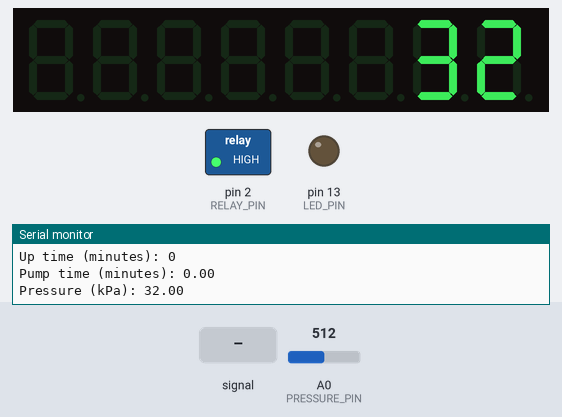
A sketch run on a simulated Arduino Uno, built with avr-gcc and run on an emulated ATmega328P. Parts: 8-digit seven-segment display, switched loads named in the sketch (green lamp = pin HIGH), output pins drawn as LEDs (lit = HIGH), the last lines printed to the serial monitor. Wiring (inferred from the names in the program): MAX7219 LED driver: data pin 3; clock pin 5; CS pin 4. The test bench sets the inputs (shaded band); at power-on: A0 (PRESSURE_PIN) = 512. Pins used as bus, display or sensor lines are not drawn.

Above: at 0.9 s.
2.0 s: A0 (PRESSURE_PIN) fed a 2 Hz sine of ±306 counts around its level
At 3.7 s:
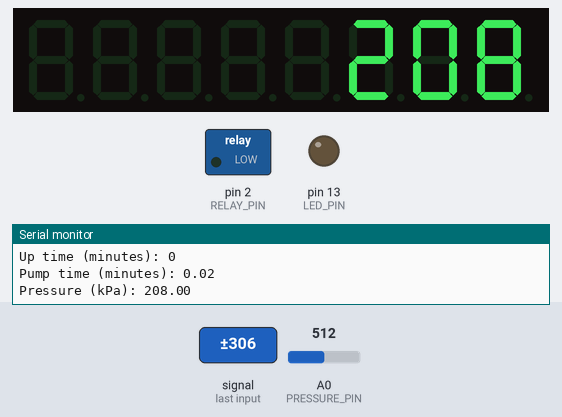
3.9 s: A0 (PRESSURE_PIN) set to 900
At 6.3 s:
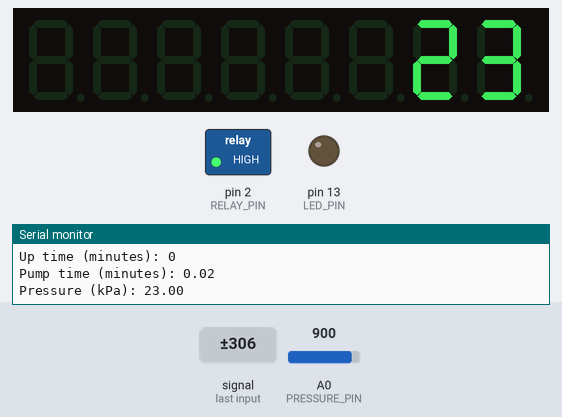
6.6 s: A0 (PRESSURE_PIN) set to 930
At 7.1 s:
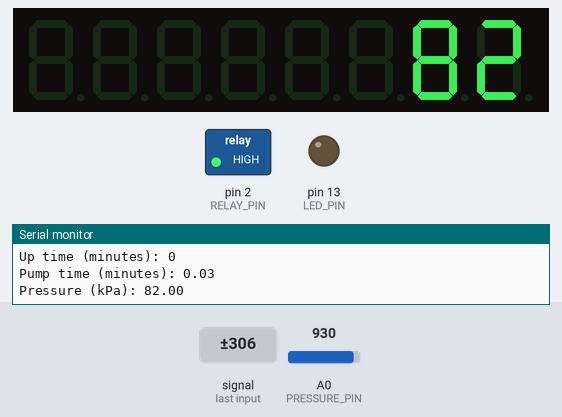
8.2 s: A0 (PRESSURE_PIN) set to 957
At 9.4 s:
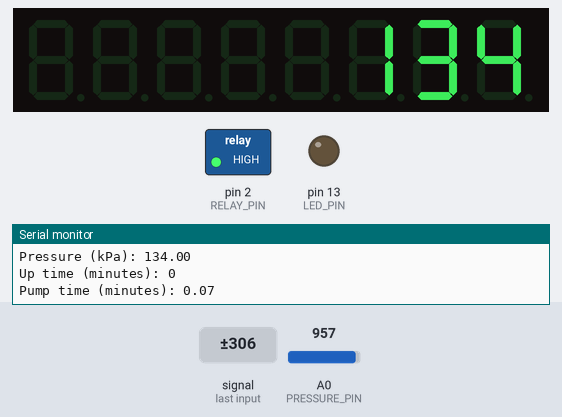
9.7 s: A0 (PRESSURE_PIN) set to 511
At 10.6 s:
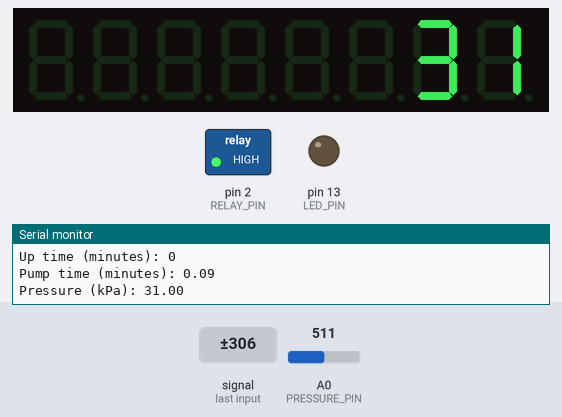
Timing chart, 0 to 12.2 s (numbered marks = the images above; inputs shaded):
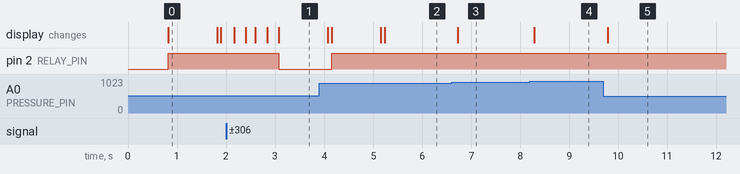

The sketch:

main.ino
```cpp
// (licence header left out)
// Display pins.
#define MAX7219DIN 3
#define MAX7219CS 4
#define MAX7219CLK 5

// Display parameters.
#define DISPLAY_BRIGHTNESS 15

// Pin numbers.
#define PRESSURE_PIN 0
#define RELAY_PIN 2
#define LED_PIN 13

// Pressures.
#define MAX_PRESSURE 200 //kPa
#define RANGE 30 // kPa
#define MIN_PRESSURE MAX_PRESSURE - RANGE
#define ABS_MAX_PRESSURE 300 // kPa

// Max pump running time.
#define MAX_PUMP_TIME 2 // Minutes

// Alarm consts.
#define MAX_PUMP_TIME_ALARM 1
#define ABS_MAX_PRESSURE_ALARM 2
#define ALARM_PULSE 1000  // milliseconds
#define ALARM_PERIOD 5000 // milliseconds

// Misc consts.
#define NO_OF_READINGS 500
#define RELAY_DELAY 1000 // milliseconds

// Forward declations
int median(byte*, unsigned int);
void bubbleSort(byte*, int);
int adjust(float);

// relay controls the relay with a delay.
void relay(int level) {
  digitalWrite(RELAY_PIN, level);
  delay(RELAY_DELAY);
}

// flashes produce n flashes of p millisecond pulse period
void flash(int n, int p) {
  while (n > 0) {
    digitalWrite(LED_PIN,HIGH);
    delay(p/2);
    digitalWrite(LED_PIN,LOW);
    delay(p/2);
    n--;
  }
}

unsigned long startPumpTime = 0; // Global to track pump start time.
void startPumpTimer(){
  startPumpTime = millis();
}

// getPumpTime returns the pump time in minutes.
float getPumpTime(){
  unsigned long now = millis();
  if (now < startPumpTime) {
    startPumpTime = 0;
    Serial.println("Time rolled over!");
  }
  return float(now-startPumpTime)/(1000.0*60.0);
}

int adjust(float p){
  if( p < 0 ){
    return 0;
  }
  return int(p);
}

bool pumpOn = false; // Glbal to track pump state.
int alarmCount = 0; // Global to track alarm state entries.

void setPumpState(bool state) {
  if (state) {
    relay(HIGH);
    pumpOn = true;
    startPumpTimer();
    Serial.println("Pump turned ON.");
  } else {
    relay(LOW);
    pumpOn = false;
    Serial.println("Pump turned OFF.");
  }
}


// This will put arduino into an alarm state i.e. something
// went wrong.
void alarmed(int flashes) {
  unsigned long alarmStartTime = millis();
  alarmCount++; // Increment the alarm state counter.

  // Log that the system has entered the alarm state.
  Serial.print("Entering alarm state. Count: ");
  Serial.println(alarmCount);

  // Ensure pump is off for safety.
  setPumpState(false);

  // Stay in alarm state until timeout AND pressure is below MAX_PRESSURE.
  while (true) {
    flash(flashes, ALARM_PULSE);
    delay(ALARM_PERIOD - (flashes * ALARM_PULSE));

    float currentPressure = read_pressure();

    // Check for timeout AND safe pressure.
    if ((millis() - alarmStartTime > 30000) && (currentPressure < MAX_PRESSURE)) {
      Serial.println("Pressure below MAX_PRESSURE. Exiting alarm state after timeout.");
      break;
    }

    // Log current pressure.
    Serial.print("Current pressure (kPa): ");
    Serial.println(currentPressure);
  }
}


float v_to_kPa(float v){
  float p = (((1600.0-0.0)/(4.5-0.5))*v)-(((1600.0-0.0)/(4.5-0.5))*0.5);
  return p;
}

float reading_to_v(unsigned int r){
  float v = float(r) * (5.0/1023.0);
  return v;
}

int read_pressure(){
  byte readings[NO_OF_READINGS];
  for(int i = 0; i < NO_OF_READINGS; i++ ){
    readings[i] = adjust(v_to_kPa(reading_to_v(analogRead(PRESSURE_PIN))));
  }
  return median(readings,NO_OF_READINGS);
}

int median(byte* nums, unsigned int n){
  bubbleSort(nums,n);
  int i =  n / 2;
  return nums[i];
}

void swap(byte *xp, byte *yp){
    byte temp = *xp;
    *xp = *yp;
    *yp = temp;
}

// An optimized version of Bubble Sort
void bubbleSort(byte arr[], int n){
   int i, j;
   bool swapped;
   for (i = 0; i < n-1; i++)
   {
     swapped = false;
     for (j = 0; j < n-i-1; j++)
     {
        if (arr[j] > arr[j+1])
        {
           swap(&arr[j], &arr[j+1]);
           swapped = true;
        }
     }

     // IF no two elements were swapped by inner loop, then break
     if (swapped == false)
        break;
   }
}

void setup() {
  pinMode(RELAY_PIN,OUTPUT);
  pinMode(LED_PIN,OUTPUT);

  MAX7219init();
  MAX7219brightness(DISPLAY_BRIGHTNESS);

  Serial.begin(9600);

  // Discard initial readings
  for (int i = 0; i < 10; i++) {
    float reading = read_pressure(); // Or whatever function gives you the pressure reading
    Serial.print("Discarding initial reading: ");
    Serial.println(reading);
  }
}

void loop() {
  // Get pressure from pressure sensor.
  float pressure = read_pressure();

  // Print pressure to display.
  MAX7219shownum(int(pressure));

  float pumpTime = 0;
  if( pumpOn ){
    pumpTime = getPumpTime();
  }

  Serial.print("Up time (minutes): ");
  Serial.println(millis()/1000/60);
  Serial.print("Pump time (minutes): ");
  Serial.println(pumpTime);
  Serial.print("Pressure (kPa): ");
  Serial.println(pressure);

  if( pumpTime > MAX_PUMP_TIME ){
    Serial.println("Pump has been running too long! Alarmed!");
    alarmed(MAX_PUMP_TIME_ALARM);
  }

  if( pressure > ABS_MAX_PRESSURE ){
    Serial.println("Pressure too high! Alarmed!");
    alarmed(ABS_MAX_PRESSURE_ALARM);
  }

  // If the pump is on and we're above max pressure, then turn it off.
  if( pumpOn && pressure > MAX_PRESSURE ){
    setPumpState(false);
    MAX7219init();
  }

  // If pump is off but below min pressure, turn it on.
  if( !pumpOn && pressure < MIN_PRESSURE ){
    setPumpState(true);
    MAX7219init();
  }
}


void MAX7219shownum(unsigned long n){
  unsigned long k=n;
  byte blank=0;
  for(int i=1;i<9;i++){
    if(blank){
      MAX7219senddata(i,15);
    }else{
      MAX7219senddata(i,k%10);
    }
    k=k/10;
    if(k==0){blank=1;}
  }
}

void MAX7219brightness(byte b){  //0-15 is range high nybble is ignored
  MAX7219senddata(10,b);        //intensity
}

void MAX7219init(){
  pinMode(MAX7219DIN,OUTPUT);
  pinMode(MAX7219CS,OUTPUT);
  pinMode(MAX7219CLK,OUTPUT);
  digitalWrite(MAX7219CS,HIGH);   //CS off
  digitalWrite(MAX7219CLK,LOW);   //CLK low
  MAX7219senddata(15,0);        //test mode off
  MAX7219senddata(12,1);        //display on
  MAX7219senddata(9,255);       //decode all digits
  MAX7219senddata(11,7);        //scan all
  for(int i=1;i<9;i++){
    MAX7219senddata(i,0);       //blank all
  }
}

void MAX7219senddata(byte reg, byte data){
  digitalWrite(MAX7219CS,LOW);   //CS on
  for(int i=128;i>0;i=i>>1){
    if(i&reg){
      digitalWrite(MAX7219DIN,HIGH);
    }else{
      digitalWrite(MAX7219DIN,LOW);
    }
  digitalWrite(MAX7219CLK,HIGH);
  digitalWrite(MAX7219CLK,LOW);   //CLK toggle
  }
  for(int i=128;i>0;i=i>>1){
    if(i&data){
      digitalWrite(MAX7219DIN,HIGH);
    }else{
      digitalWrite(MAX7219DIN,LOW);
    }
  digitalWrite(MAX7219CLK,HIGH);
  digitalWrite(MAX7219CLK,LOW);   //CLK toggle
  }
  digitalWrite(MAX7219CS,HIGH);   //CS off
}
```

Measured:
- after the input at 2.0 s, pin 2 (RELAY_PIN): HIGH → LOW after 1.1 s; the display: first changes after 0.17 s (image 1 shows a later state)
- after the input at 6.6 s, the display: changes after 0.12 s (image 3)
- after the input at 8.2 s, the display: changes after 0.09 s (image 4)
- after the input at 9.7 s, the display: changes after 0.09 s (image 5)
- what the display in image 0 shows lasts 1.0 s, from 0.8 s to 1.8 s
